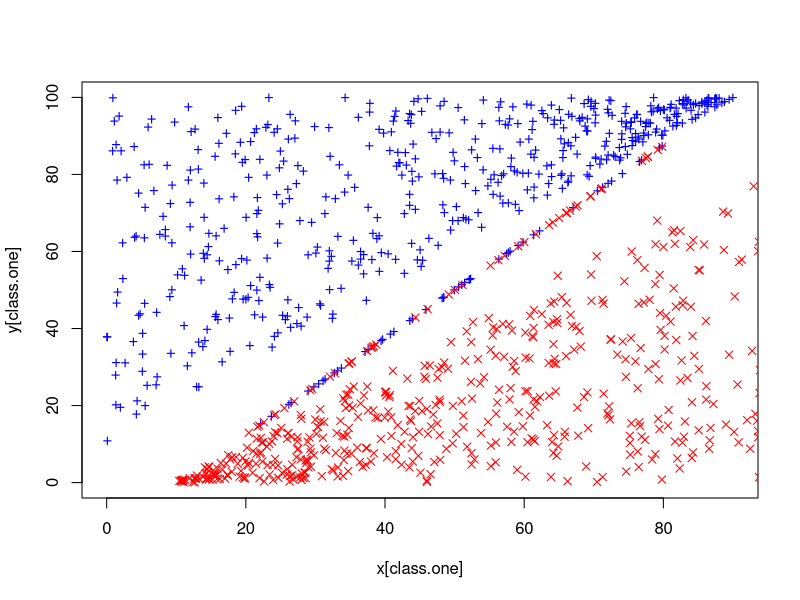
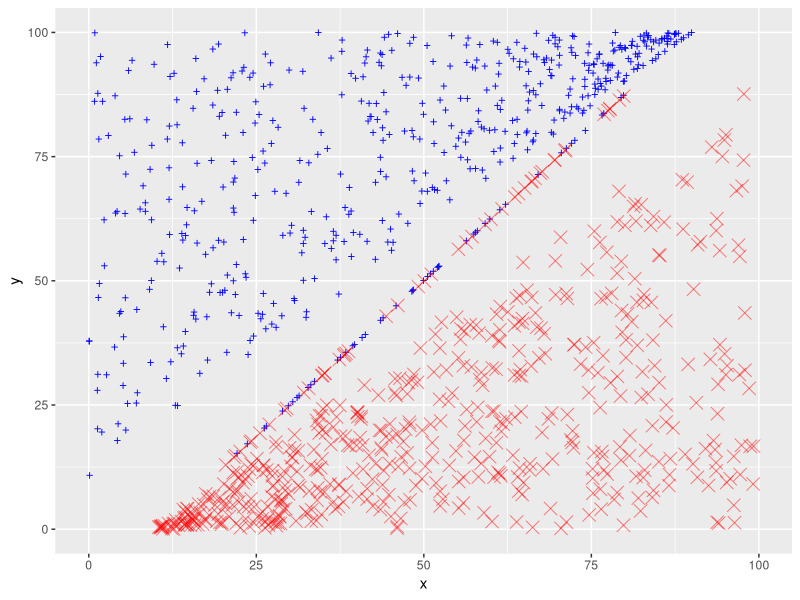

R code for these plots, in order: (Note: this script raises an error after producing the figures.)
## ---- chunk 1
knitr::opts_chunk$set(echo = TRUE)
## ---- chunk 2
library(tidyverse)
library(ggthemes) # https://www.datanovia.com/en/blog/ggplot-themes-gallery/
## ---- chunk 3
set.seed(3154)
# Class one
x.one = runif(500, 0, 90)
y.one = runif(500, x.one + 10, 100)
x.one.noise = runif(50, 20, 80)
y.one.noise = 5/4 * (x.one.noise - 10) + 0.1

# Class zero
x.zero = runif(500, 10, 100)
y.zero = runif(500, 0, x.zero - 10)
x.zero.noise = runif(50, 20, 80)
y.zero.noise = 5/4 * (x.zero.noise - 10) - 0.1
## ---- chunk 4
class.one = seq(1, 550)
x = c(x.one, x.one.noise, x.zero, x.zero.noise)
y = c(y.one, y.one.noise, y.zero, y.zero.noise)

{plot(x[class.one], y[class.one], col = "blue", pch = "+", ylim = c(0, 100))
points(x[-class.one], y[-class.one], col = "red", pch = 4)
}
## ---- chunk 5
df = data.frame(x=x[class.one], y = y[class.one])
df2 = data.frame(x=x[-class.one], y = y[-class.one])

p <- ggplot(df, aes(x=x, y=y, color='black', size=4))
## ---- chunk 6
p + geom_point(color='blue', size=3, shape="+") +
  geom_point(data=df2, color='red', size=4, alpha = 1/2, shape=4) + xlim(0, 100)
  #geom_text()
  #xlim(-2, 2) + 
  #ylim(-2, 2) + geom_jitter()
## ---- chunk 7
library(e1071)
data = data.frame(x=x, y = as.factor(y))

#tune.out = tune(svm, y ~ ., data = dat, kernel="linear", ranges = c(0.1, 1, 5, 100))

tune.out = tune(svm, y ~ ., data = data, kernel="linear", ranges = c(5))
#summary(tune.out)
